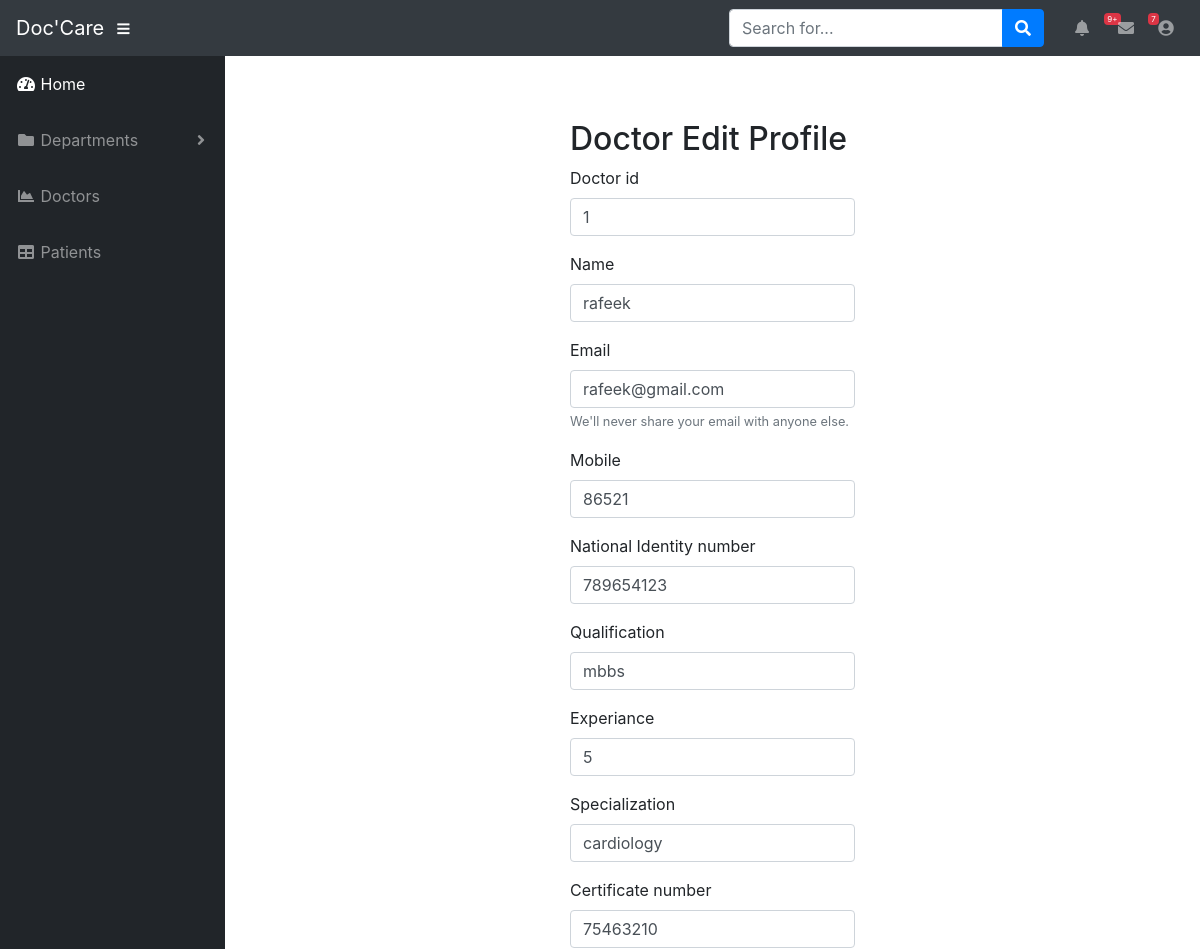
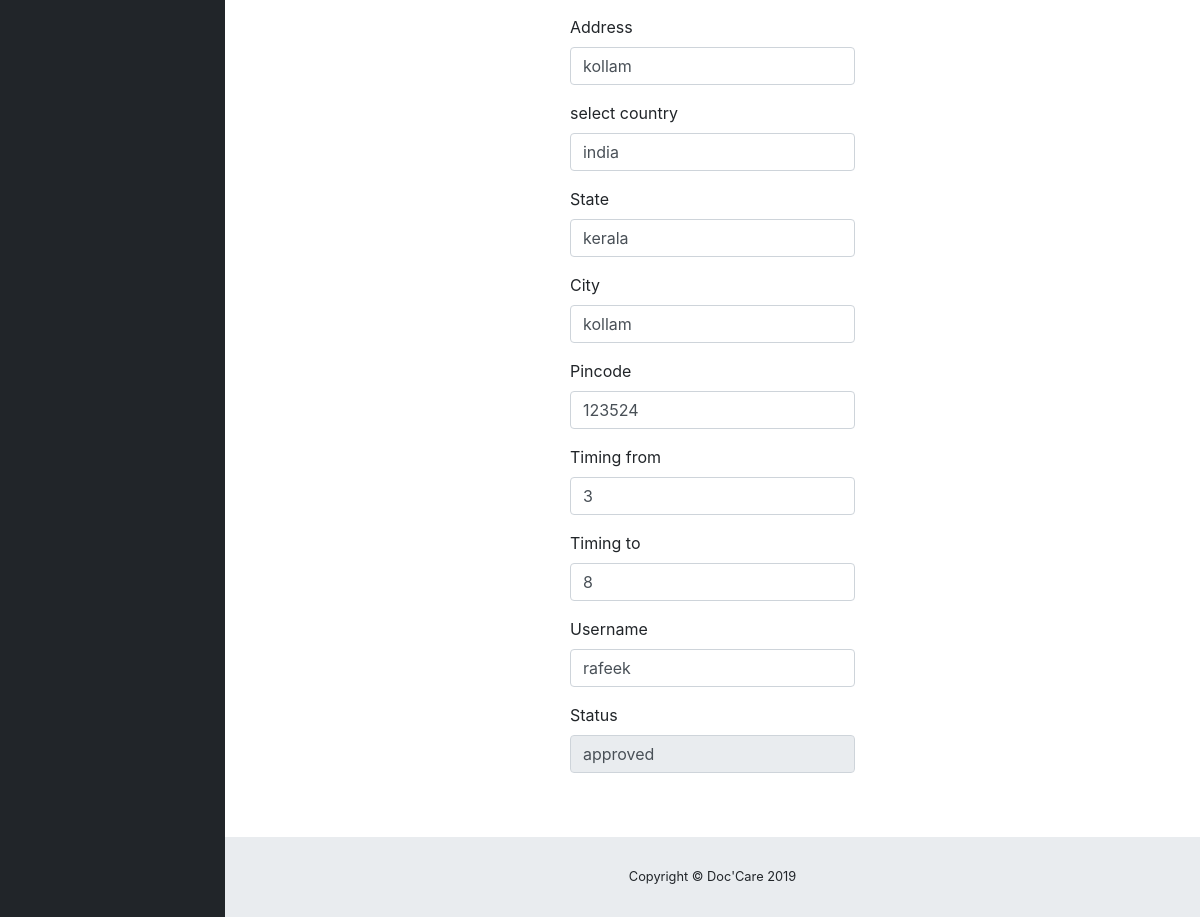
/admin_edit_doc_profile.php?id=1, run on the app's committed database (2 pictures, top to bottom).
### tables this page shows
CREATE TABLE `doctor_registration` (
  `doctor_id` int(11) NOT NULL,
  `doctor_name` varchar(50) NOT NULL,
  `email` varchar(50) NOT NULL,
  `mobile` bigint(20) NOT NULL,
  `id_card_number` varchar(50) NOT NULL,
  `qualification` varchar(50) NOT NULL,
  `experience` varchar(50) NOT NULL,
  `specialization` varchar(50) NOT NULL,
  `pmc_certificate_no` varchar(50) NOT NULL,
  `clinic_address_line1` varchar(200) NOT NULL,
  `country` varchar(50) NOT NULL,
  `state` varchar(50) NOT NULL,
  `city` varchar(50) NOT NULL,
  `pincode` varchar(50) NOT NULL,
  `time_from` varchar(10) NOT NULL,
  `time_to` varchar(10) NOT NULL,
  `username` varchar(50) NOT NULL,
  `password` varchar(50) NOT NULL,
  `status` varchar(50) NOT NULL DEFAULT 'pending'
);

### admin_edit_doc_profile.php (the view)
<?php include('dashboard_header.php');?>
<div class="container">
	<div class="row py-5 ">
		<div class="col-md-4">
		</div>
		<div class="col-md-4 ">
        <?php
           require_once 'connection.php';
		   $var=$_GET['id'];
		   $sql="select * from doctor_registration where doctor_id='".$var."'";
		   $result=mysqli_query($conn,$sql);
		   while($row=mysqli_fetch_assoc($result))
		   {
			 ?>
			<form >
			<h2>Doctor Edit Profile</h2>
			 <div class="form-group">
				<label for="exampleInputdoctor_id">Doctor id</label>
				<input type="text" class="form-control" id="exampleInputdoctor_id"   name="doctor_id" value="<?php echo $row['doctor_id'];?>">
				</div>
			  <div class="form-group">
				<label for="exampleInputname"> Name</label>
				<input type="text" class="form-control" id="examplInputname"  name="doctor_name" value="<?php echo $row['doctor_name'];?>">
			  </div>
			  <div class="form-group">
				<label for="exampleInputEmai1">Email</label>
				<input type="lastname" class="form-control" id="exampleInputemail" aria-describedby="emailHelp"  name="email" value="<?php echo $row['email'];?>">
				<small id="emailHelp" class="form-text text-muted">We'll never share your email with anyone else.</small>
			  </div>
			  <div class="form-group">
				<label for="exampleInputcard_id_no">Mobile</label>
				<input type="text" class="form-control" id="exampleInputcard_id_no"  name="mobile" value="<?php echo $row['mobile'];?>">
			  </div>
			  <div class="form-group">
				<label for="exampleInputcard_id_no">National Identity number</label>
				<input type="text" class="form-control" id="exampleInputcard_id_no"  name="id_card_number" value="<?php echo $row['id_card_number'];?>">
			  </div>
			   <div class="form-group">
				<label for="exampleInputqualification">Qualification</label>
				<input type="text" class="form-control" id="exampleInputqualification"   name="qualification" value="<?php echo $row['qualification'];?>">
				</div>
				 <div class="form-group">
				<label for="exampleInputexperiance">Experiance</label>
				<input type="text" class="form-control" id="exampleInputexperiance"   name="experience" value="<?php echo $row['experience'];?>">
				</div>
				 <div class="form-group">
				<label for="exampleInputspecialization">Specialization</label>
				<input type="text" class="form-control" id="exampleInputspecialization"   name="specialization" value="<?php echo $row['specialization'];?>">
				</div>
				 <div class="form-group">
				<label for="exampleInputpmc_certificate_no">Certificate number</label>
				<input type="text" class="form-control" id="exampleInputpmc_certificate_no"   name="pmc_certificate_no" value="<?php echo $row['pmc_certificate_no'];?>">
				</div>
				 <div class="form-group">
				<label for="exampleInputaddress_line">Address</label>
				<input type="text" class="form-control" id="exampleInputaddress_line"   name="clinic_address_line1" value="<?php echo $row['clinic_address_line1'];?>">
				</div>
				 <div class="form-group">
				<label for="exampleInputcountry">select country</label>
				<input type="text" class="form-control" id="exampleInputcountry"   name="country" value="<?php echo $row['country'];?>">
				</div>
				 <div class="form-group">
				<label for="exampleInputstate">State</label>
				<input type="text" class="form-control" id="exampleInputstate"   name="state" value="<?php echo $row['state'];?>">
				</div>
				 <div class="form-group">
				<label for="exampleInputcity">City</label>
				<input type="text" class="form-control" id="exampleInputcity"   name="city" value="<?php echo $row['city'];?>">
				</div>
				 <div class="form-group">
				<label for="exampleInputpincode">Pincode</label>
				<input type="text" class="form-control" id="exampleInputpincode"   name="pincode" value="<?php echo $row['pincode'];?>">
				</div>
				 <div class="form-group">
				<label for="exampleInputtiming_from">Timing from</label>
				<input type="text" class="form-control" id="exampleInputtiming_from"   name="time_from" value="<?php echo $row['time_from'];?>">
				</div>
				 <div class="form-group">
				<label for="exampleInputtiming_to">Timing to</label>
				<input type="text" class="form-control" id="exampleInputtiming_to"   name="time_to" value="<?php echo $row['time_to'];?>">
				</div>
				 <div class="form-group">
				<label for="exampleInputusername">Username</label>
				<input type="text" class="form-control" id="exampleInputusername"   name="username" value="<?php echo $row['username'];?>">
				</div>
				<div class="form-group">
				<label for="exampleInputpassword">Status</label>
				<input type="text" class="form-control" id="exampleInputpassword"   name="status" readonly value="<?php echo $row['status'];?>">
				</div>
            </form>
            <?php
				}
			?>
		</div>
			<div class="col-md-4">
			</div>
		</div>
	</div>
</div>
<?php include('dashboard_footer.php');?>

### data on the page
doctor_registration: doctor_id "1", doctor_name "rafeek", email "rafeek@gmail.com", mobile "86521", id_card_number "789654123", qualification "mbbs", experience "5", specialization "cardiology", pmc_certificate_no "75463210", clinic_address_line1 "kollam", country "india", state "kerala", city "kollam", pincode "123524", time_from "3", time_to "8", username "rafeek", status "approved"
